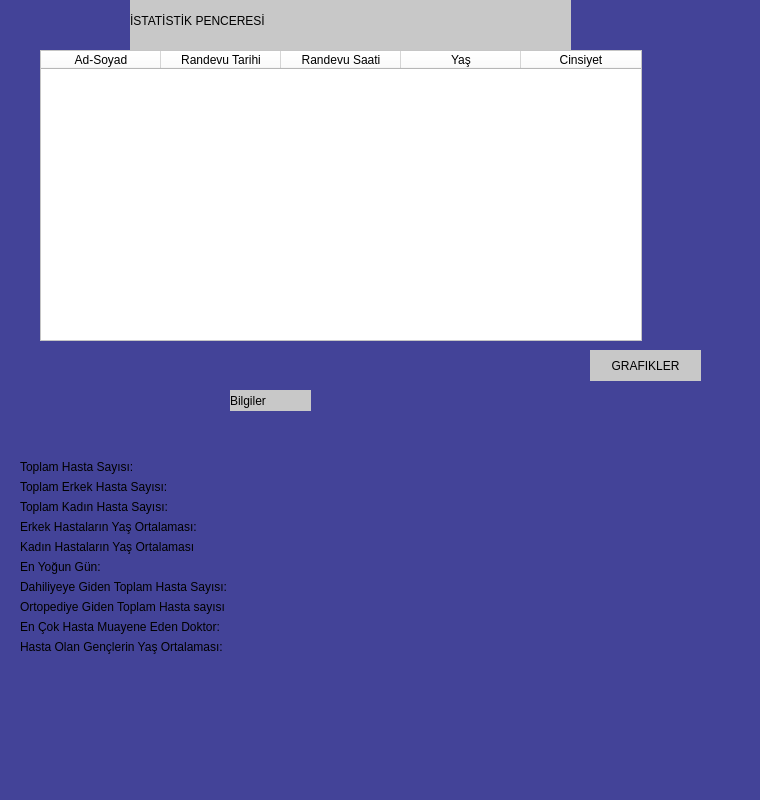
<?xml version="1.0" encoding="UTF-8"?>
<ui version="4.0">
 <class>Form</class>
 <widget class="QWidget" name="Form">
  <property name="geometry">
   <rect>
    <x>0</x>
    <y>0</y>
    <width>760</width>
    <height>800</height>
   </rect>
  </property>
  <property name="minimumSize">
   <size>
    <width>694</width>
    <height>631</height>
   </size>
  </property>
  <property name="maximumSize">
   <size>
    <width>760</width>
    <height>800</height>
   </size>
  </property>
  <property name="windowTitle">
   <string>Istatistik</string>
  </property>
  <property name="styleSheet">
   <string notr="true">background-color: rgb(67, 67, 152);</string>
  </property>
  <widget class="QLabel" name="label">
   <property name="geometry">
    <rect>
     <x>130</x>
     <y>-20</y>
     <width>441</width>
     <height>81</height>
    </rect>
   </property>
   <property name="styleSheet">
    <string notr="true">font: 22pt &quot;American Typewriter&quot;;
background-color: rgb(200,200,200);
</string>
   </property>
   <property name="text">
    <string>İSTATİSTİK PENCERESİ</string>
   </property>
  </widget>
  <widget class="QWidget" name="formLayoutWidget">
   <property name="geometry">
    <rect>
     <x>20</x>
     <y>460</y>
     <width>442</width>
     <height>270</height>
    </rect>
   </property>
   <layout class="QFormLayout" name="formLayout">
    <item row="0" column="0">
     <widget class="QLabel" name="label_2">
      <property name="text">
       <string>Toplam Hasta Sayısı:</string>
      </property>
     </widget>
    </item>
    <item row="0" column="1">
     <widget class="QLabel" name="toplamHasta_label">
      <property name="minimumSize">
       <size>
        <width>0</width>
        <height>0</height>
       </size>
      </property>
      <property name="text">
       <string/>
      </property>
     </widget>
    </item>
    <item row="2" column="0">
     <widget class="QLabel" name="label_3">
      <property name="text">
       <string>Toplam Erkek Hasta Sayısı:</string>
      </property>
     </widget>
    </item>
    <item row="2" column="1">
     <widget class="QLabel" name="toplamErkek_label">
      <property name="minimumSize">
       <size>
        <width>0</width>
        <height>0</height>
       </size>
      </property>
      <property name="text">
       <string/>
      </property>
     </widget>
    </item>
    <item row="3" column="0">
     <widget class="QLabel" name="label_4">
      <property name="text">
       <string>Toplam Kadın Hasta Sayısı:</string>
      </property>
     </widget>
    </item>
    <item row="3" column="1">
     <widget class="QLabel" name="toplamKadin_label">
      <property name="text">
       <string/>
      </property>
     </widget>
    </item>
    <item row="4" column="0">
     <widget class="QLabel" name="label_5">
      <property name="text">
       <string>Erkek Hastaların Yaş Ortalaması:</string>
      </property>
     </widget>
    </item>
    <item row="4" column="1">
     <widget class="QLabel" name="avgErkek_label">
      <property name="text">
       <string/>
      </property>
     </widget>
    </item>
    <item row="5" column="0">
     <widget class="QLabel" name="label_6">
      <property name="text">
       <string>Kadın Hastaların Yaş Ortalaması</string>
      </property>
     </widget>
    </item>
    <item row="5" column="1">
     <widget class="QLabel" name="avgKadin_label">
      <property name="text">
       <string/>
      </property>
     </widget>
    </item>
    <item row="6" column="0">
     <widget class="QLabel" name="label_7">
      <property name="text">
       <string>En Yoğun Gün:</string>
      </property>
     </widget>
    </item>
    <item row="6" column="1">
     <widget class="QLabel" name="eyg_label">
      <property name="text">
       <string/>
      </property>
     </widget>
    </item>
    <item row="7" column="0">
     <widget class="QLabel" name="label_8">
      <property name="text">
       <string>Dahiliyeye Giden Toplam Hasta Sayısı:</string>
      </property>
     </widget>
    </item>
    <item row="7" column="1">
     <widget class="QLabel" name="maxPol1_label">
      <property name="text">
       <string/>
      </property>
     </widget>
    </item>
    <item row="8" column="0">
     <widget class="QLabel" name="label_9">
      <property name="text">
       <string>Ortopediye Giden Toplam Hasta sayısı</string>
      </property>
     </widget>
    </item>
    <item row="8" column="1">
     <widget class="QLabel" name="maxPol2_label">
      <property name="text">
       <string/>
      </property>
     </widget>
    </item>
    <item row="9" column="0">
     <widget class="QLabel" name="label_10">
      <property name="text">
       <string>En Çok Hasta Muayene Eden Doktor:</string>
      </property>
     </widget>
    </item>
    <item row="9" column="1">
     <widget class="QLabel" name="maxDoktor_label">
      <property name="text">
       <string/>
      </property>
     </widget>
    </item>
    <item row="10" column="0">
     <widget class="QLabel" name="label_11">
      <property name="text">
       <string>Hasta Olan Gençlerin Yaş Ortalaması:</string>
      </property>
     </widget>
    </item>
    <item row="10" column="1">
     <widget class="QLabel" name="hastaGencler_label">
      <property name="text">
       <string/>
      </property>
     </widget>
    </item>
   </layout>
  </widget>
  <widget class="QTableWidget" name="istatistik_tableWidget">
   <property name="geometry">
    <rect>
     <x>40</x>
     <y>50</y>
     <width>602</width>
     <height>291</height>
    </rect>
   </property>
   <property name="minimumSize">
    <size>
     <width>602</width>
     <height>291</height>
    </size>
   </property>
   <property name="maximumSize">
    <size>
     <width>602</width>
     <height>291</height>
    </size>
   </property>
   <property name="styleSheet">
    <string notr="true">background-color: rgb(255, 255, 255);
color: rgb(0, 0, 0);</string>
   </property>
   <attribute name="horizontalHeaderDefaultSectionSize">
    <number>120</number>
   </attribute>
   <column>
    <property name="text">
     <string>Ad-Soyad</string>
    </property>
   </column>
   <column>
    <property name="text">
     <string>Randevu Tarihi</string>
    </property>
   </column>
   <column>
    <property name="text">
     <string>Randevu Saati</string>
    </property>
   </column>
   <column>
    <property name="text">
     <string>Yaş</string>
    </property>
   </column>
   <column>
    <property name="text">
     <string>Cinsiyet</string>
    </property>
   </column>
  </widget>
  <widget class="QLabel" name="label_12">
   <property name="geometry">
    <rect>
     <x>230</x>
     <y>390</y>
     <width>81</width>
     <height>21</height>
    </rect>
   </property>
   <property name="styleSheet">
    <string notr="true">font: 14pt &quot;American Typewriter&quot;;
background-color: rgb(200,200,200);</string>
   </property>
   <property name="text">
    <string>Bilgiler</string>
   </property>
  </widget>
  <widget class="QLabel" name="gr1_label">
   <property name="geometry">
    <rect>
     <x>540</x>
     <y>390</y>
     <width>200</width>
     <height>200</height>
    </rect>
   </property>
   <property name="minimumSize">
    <size>
     <width>200</width>
     <height>200</height>
    </size>
   </property>
   <property name="maximumSize">
    <size>
     <width>151</width>
     <height>151</height>
    </size>
   </property>
   <property name="text">
    <string/>
   </property>
  </widget>
  <widget class="QLabel" name="label_15">
   <property name="geometry">
    <rect>
     <x>590</x>
     <y>350</y>
     <width>111</width>
     <height>31</height>
    </rect>
   </property>
   <property name="styleSheet">
    <string notr="true">font: 11pt &quot;American Typewriter&quot;;
background-color: rgb(200,200,200);</string>
   </property>
   <property name="text">
    <string>GRAFIKLER</string>
   </property>
   <property name="alignment">
    <set>Qt::AlignCenter</set>
   </property>
  </widget>
  <widget class="QLabel" name="gr2_label">
   <property name="geometry">
    <rect>
     <x>540</x>
     <y>590</y>
     <width>200</width>
     <height>200</height>
    </rect>
   </property>
   <property name="minimumSize">
    <size>
     <width>200</width>
     <height>200</height>
    </size>
   </property>
   <property name="maximumSize">
    <size>
     <width>151</width>
     <height>151</height>
    </size>
   </property>
   <property name="text">
    <string/>
   </property>
  </widget>
 </widget>
 <resources/>
 <connections/>
</ui>
